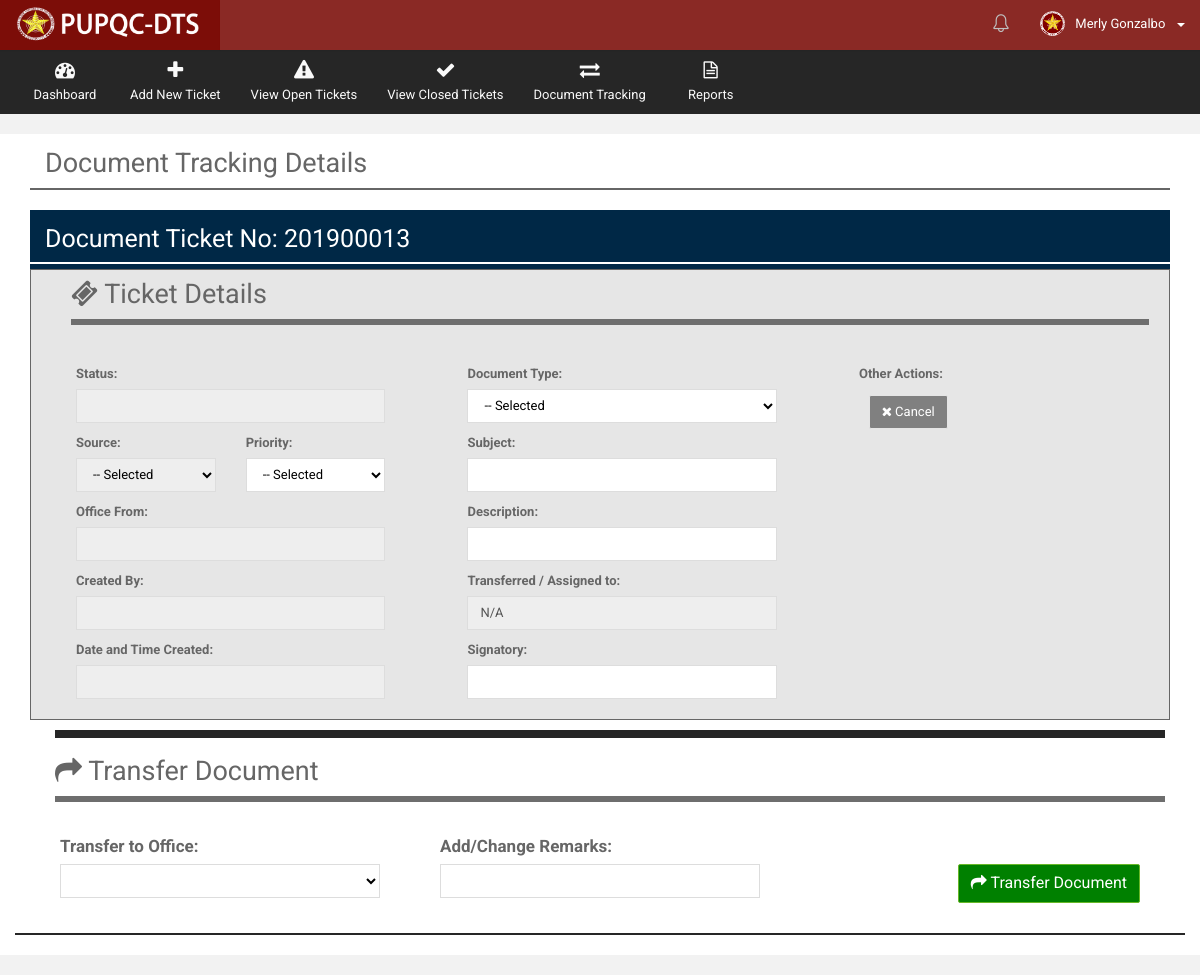
The page /Web/Department/views/open_ticket_review.php?getID=201900013 (signed in) on the database as committed earlier.
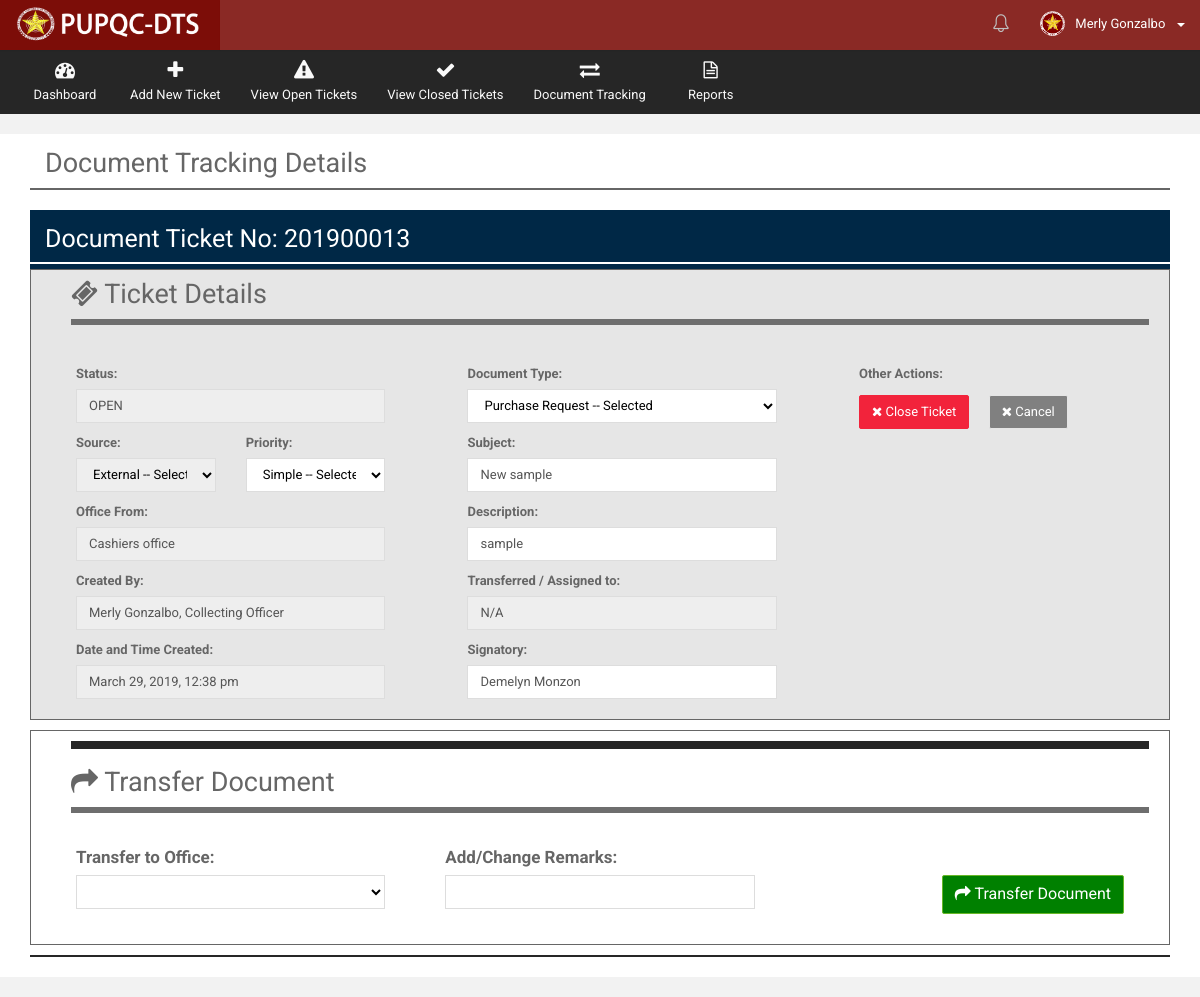
The same page on the database as committed later.
### tables this page shows
CREATE TABLE `t_document_track` (
  `docu_tr_ID` int(10) NOT NULL,
  `docu_tr_ticket_no` varchar(255) NOT NULL,
  `docu_tr_doctype` int(10) NOT NULL,
  `docu_tr_sourcetype` int(10) NOT NULL,
  `docu_tr_ext_source_desc` varchar(255) DEFAULT NULL,
  `docu_tr_prioritytype` int(10) NOT NULL,
  `docu_tr_count_date_process` varchar(10) NOT NULL,
  `docu_tr_from_office` int(10) NOT NULL,
  `docu_tr_to_office` int(10) DEFAULT NULL,
  `docu_tr_subject` varchar(255) NOT NULL,
  `docu_tr_desc` varchar(255) NOT NULL,
  `docu_tr_closing_remarks` varchar(255) DEFAULT NULL,
  `docu_tr_remarks` varchar(255) DEFAULT NULL,
  `docu_tr_asignatory` varchar(255) NOT NULL,
  `docu_tr_createdby` int(10) NOT NULL,
  `docu_tr_receiver` int(10) DEFAULT NULL,
  `docu_tr_sender` int(10) DEFAULT NULL,
  `docu_tr_closedby` int(10) DEFAULT NULL,
  `docu_tr_reopenedby` int(10) DEFAULT NULL,
  `docu_tr_receiving_stat` varchar(30) DEFAULT NULL,
  `docu_tr_date_create` date NOT NULL,
  `docu_tr_time_create` time NOT NULL,
  `docu_tr_date_sent` date DEFAULT NULL,
  `docu_tr_time_sent` time DEFAULT NULL,
  `docu_tr_date_received` date DEFAULT NULL,
  `docu_tr_time_received` time DEFAULT NULL,
  `docu_tr_date_done` date DEFAULT NULL,
  `docu_tr_time_done` time DEFAULT NULL,
  `docu_tr_date_reopened` date DEFAULT NULL,
  `docu_tr_time_reopened` time DEFAULT NULL,
  `docu_tr_status` varchar(20) NOT NULL DEFAULT 'OPEN',
  `docu_tr_overdue_stat` varchar(10) NOT NULL DEFAULT 'NO',
  `docu_tr_action` varchar(30) NOT NULL,
  `docu_tr_notif_stat` bit(1) NOT NULL DEFAULT b'1',
  `docu_tr_disp_stat` bit(1) NOT NULL DEFAULT b'1'
);

CREATE TABLE `r_source_type` (
  `source_ID` int(10) NOT NULL,
  `source_desc` varchar(50) NOT NULL,
  `source_stat` bit(1) NOT NULL DEFAULT b'1',
  `source_timestamp` datetime NOT NULL DEFAULT CURRENT_TIMESTAMP
);

CREATE TABLE `r_priority_type` (
  `priority_ID` int(10) NOT NULL,
  `priority_desc` varchar(50) NOT NULL,
  `priority_date_count` int(10) NOT NULL,
  `priority_stat` bit(1) NOT NULL DEFAULT b'1',
  `priority_timestamp` datetime NOT NULL DEFAULT CURRENT_TIMESTAMP
);

CREATE TABLE `r_office` (
  `office_ID` int(10) NOT NULL,
  `office_name` varchar(200) NOT NULL,
  `office_stat` bit(1) NOT NULL DEFAULT b'1',
  `office_timestamp` datetime NOT NULL DEFAULT CURRENT_TIMESTAMP
);

CREATE TABLE `t_employees` (
  `emp_ID` int(10) NOT NULL,
  `emp_lastname` varchar(100) NOT NULL,
  `emp_middlename` varchar(100) DEFAULT NULL,
  `emp_firstname` varchar(100) NOT NULL,
  `emp_office` int(10) NOT NULL,
  `emp_position` varchar(50) NOT NULL,
  `emp_picture` varchar(255) DEFAULT 'default.png',
  `emp_active_flag` bit(1) NOT NULL DEFAULT b'1',
  `emp_mod_date` datetime NOT NULL DEFAULT CURRENT_TIMESTAMP
);

CREATE TABLE `r_document_type` (
  `docutype_ID` int(10) NOT NULL,
  `docutype_desc` varchar(50) NOT NULL,
  `docutype_stat` bit(1) NOT NULL DEFAULT b'1',
  `docutype_timestamp` datetime NOT NULL DEFAULT CURRENT_TIMESTAMP
);

### Web/Department/views/get_view_details_docu_ticket.php (called while the page is built, shortened)
<?php
    include("../../../db_con.php");
    $view_query = mysqli_query($connection,"SELECT * FROM `t_document_track` AS DOCU
                                                   INNER JOIN `t_accounts` AS ACC
                                                   INNER JOIN `t_employees` AS EMP
                                                   INNER JOIN `r_document_type` AS TYPE
                                                   INNER JOIN `r_source_type` AS SRC
                                                   INNER JOIN `r_priority_type` AS PRIO
                                                   ON DOCU.docu_tr_createdby = ACC.acc_empID
                                                   and ACC.acc_empID = EMP.emp_ID
                                                   and TYPE.docutype_ID = DOCU.docu_tr_doctype
                                                   and SRC.source_ID = DOCU.docu_tr_sourcetype
                                                   and PRIO.priority_ID = DOCU.docu_tr_prioritytype
                                                   WHERE DOCU.docu_tr_ticket_no = '$docu_ticketno'");
    while($row = mysqli_fetch_array($view_query))
    {
        $docu_tr_ID = $row["docu_tr_ID"];
        $docu_tr_subject = $row["docu_tr_subject"];
        $docu_tr_desc = $row["docu_tr_desc"];
        $docu_tr_from_office = $row["docu_tr_from_office"];
        $docu_tr_status = $row["docu_tr_status"];
        $docu_tr_asignatory = $row["docu_tr_asignatory"];
        $docu_tr_createdby = $row["docu_tr_createdby"];
        $docutype_desc = $row['docutype_desc'];
        $source_desc = $row["source_desc"];
        $priority_desc = $row["priority_desc"];
        $docu_tr_typeID = $row['docu_tr_doctype'];
        $source_ID = $row["docu_tr_prioritytype"];
        $priority_ID = $row["docu_tr_sourcetype"];
        $docu_tr_date_create = new datetime($row["docu_tr_date_create"]);
        $docu_tr_time_create = new datetime($row["docu_tr_time_create"]);
        $date_create = $docu_tr_date_create->format('F d, Y');
        $time_create = $docu_tr_time_create->format('h:i a');
        $DTcreate = $date_create.', '.$time_create;
    }
    $getoffice_creator = mysqli_query($connection, "SELECT * FROM `r_office`
                                                    WHERE office_ID = '$docu_tr_from_office'");
    while($create_off_row = mysqli_fetch_array($getoffice_creator))
    {
      $created_office_name = $create_off_row["office_name"];
    }
      $getcreator = mysqli_query($connection, "SELECT * FROM `t_employees` AS EMP
                                                      INNER JOIN `r_office` AS OFF
                                                      ON EMP.emp_office = OFF.office_ID
                                                      INNER JOIN `t_accounts` AS ACC
                                                      ON ACC.acc_empID = EMP.emp_ID
                                              WHERE EMP.emp_ID = '$docu_tr_createdby'");
       while($creator_row = mysqli_fetch_array($getcreator))
       {
         $creator_fname = $creator_row["emp_firstname"];
         $creator_lname = $creator_row["emp_lastname"];
         $creator_position = $creator_row["emp_position"];
         $creator_compname = $creator_fname.' '.$creator_lname;
         $creator_disp = $creator_compname.', '.$creator_position;
       }
?>

### Web/Department/views/open_ticket_review.php (the view, shortened to what the changed rows need)
<?php
    include("../utilities/Header.php");
    include("../utilities/Notification.php");
    include("../utilities/Tables.php");
    if (isset($_GET['getID']))
    {
        $docu_ticketno = $_GET['getID'];
    }
?>
      <div class="wrapper row-offcanvas row-offcanvas-left">
       <div class="content">
          <section class="main-content">
             <div class="col-md-12">
               <div class="col-md-12">
                 <h2 style="margin-top: 15px">Document Tracking Details</h2>
               </div>
             </div>
            <?php include("../functionalities/ticket_num_generator.php");?>
            <div class="row" style="background-color: white">
              <div class="col-md-12">
                <div class="box-info">
                  <div class="col-md-12">
                    <?php include("get_view_details_docu_ticket.php");?>
                    <form action="../functionalities/document_tracking.php" method="POST">
                      <div class="col-md-12" style="background-color: #e6e6e6; border: 1px solid">
                          <div class="col-md-12" style="margin: 10px">
                              <h2><i class="fa fa-ticket"></i>   Ticket Details</h2>
                          </div>
                          <div class="col-md-4" style="margin-bottom: 10px; margin-right: 2%; ">
                               <div class="col-md-12" style="margin-bottom: 10px">
                                  <label><b>Status:</b></label>
                                  <input type="text" class="form-control" name="docu_status" value="<?php echo $docu_tr_status;?>" readonly/>
                               </div>
                               <div class="col-md-6" style="margin-bottom: 10px">
                                  <label><b>Source:</b></label>
                                  <select name="docu_sourcetypeID" class="form-control" style="color: black;" readonly>
                                     <option value="<?php echo $source_ID;?>" selected readonly><?php echo $source_desc;?> -- Selected</option>
                                  </select>
                               </div>
                               <div class="col-md-6" style="margin-bottom: 10px">
                                  <label><b>Priority:</b></label>
                                  <select  name="docu_priotypeID" class="form-control" style="color: black;">
                                    <option value="<?php echo $priority_ID?>" selected readonly><?php echo $priority_desc;?> -- Selected</option>
                                  </select>
                               </div>
                               <div class="col-md-12" style="margin-bottom: 10px">
                                  <label><b>Office From:</b></label>
                                  <input type="text" class="form-control" name="docu_off_fr" value="<?php echo $created_office_name;?>" readonly/>
                               </div>
                               <div class="col-md-12" style="margin-bottom: 10px">
                                  <label><b>Created By:</b></label>
                                  <input type="text" class="form-control" name="docu_createdby"  value="<?php echo $creator_disp;?>" readonly/>
                               </div>
                               <div class="col-md-12" style="margin-bottom: 10px">
                                  <label><b>Date and Time Created:</b></label>
                                  <input type="text" class="form-control" name="docu_date_created" value="<?php echo $DTcreate;?>" readonly/>
                               </div>
                          </div>
                          <div class="col-md-4" style="margin-bottom: 10px; margin-right: 2%; ">
                               <div class="col-md-12" style="margin-bottom: 10px">
                                  <label><b>Document Type:</b></label>
                                  <select  name="docu_docutypeID" class="form-control" style="color: black;">
                                     <option value="<?php echo $docu_tr_typeID;?>" selected readonly><?php echo $docutype_desc;?> -- Selected</option>
                                  </select>
                               </div>
                               <div class="col-md-12" style="margin-bottom: 10px">
                                  <label><b>Subject:</b></label>
                                  <input type="text" class="form-control" name="docu_subject" value="<?php echo $docu_tr_subject; ?>" />
                               </div>
                               <div class="col-md-12" style="margin-bottom: 10px">
                                  <label><b>Description:</b></label>
                                  <input type="text" class="form-control" name="docu_desc" value="<?php echo $docu_tr_desc;?>" />
                               </div>
                              <div class="col-md-12" style="margin-bottom: 10px">
                                 <label><b>Signatory:</b></label>
                                 <input type="text" class="form-control" name="docu_signatory" value="<?php echo $docu_tr_asignatory;?>" />
                              </div>
                          </div>
                          <div class="col-md-3" style="margin-bottom: 10px; ">
                               <div class="col-md-12" style="margin-bottom: 10px; text-align:left">
                                 <label><b>Other Actions:</b></label>
                                  <?php
                                        $document_stat = mysqli_query($connection,"SELECT docu_tr_status FROM `t_document_track`
                                                                                WHERE docu_tr_ID = '$docu_tr_ID' ");
                                              $action = mysqli_fetch_array($document_stat);
                                              $last_stat = $action[0];
                                              if($last_stat == "OPEN")
                                              {
                                               echo'
                                                      <a data-toggle="modal" href="#closing'.$docu_tr_ID.'" class="btn btn-danger" style="margin-top: 5px">
                                                      <i class="fa fa-times"></i>  Close Ticket</a>&nbsp;&nbsp;
                                                   ';
                                              }
                                  ?>
                                  <a href="ticket_review.php?getID=<?php echo $docu_ticketno?>" class="btn btn-default" style="background-color: gray; color: white; margin-top: 5px">
                                    <i class="fa fa-times"></i>  Cancel</a>
                               </div>
                          </div>
                      </div>
                      <?php
                            $document_stat = mysqli_query($connection,"SELECT docu_tr_status FROM `t_document_track`
                                                                    WHERE docu_tr_ID = '$docu_tr_ID' ");
                                  $action = mysqli_fetch_array($document_stat);
                                  $last_stat = $action[0];
                                  if($last_stat == "OPEN")
                                  {
                                   echo'
                                          <div class="col-md-12" style="border: 1px solid; margin-bottom: 10px; margin-top: 10px">
                                       ';
                                  }
                      ?>
                        <div class="col-md-12" style="margin: 10px">
                            <h2><i class="fa fa-share"></i>   Transfer Document</h2>
                        </div>
                      </div>
                  </div>
                </div>
              </div>
            </div>
          </section>
       </div>
      </div>
 <link type="text/css" rel="stylesheet" href="../../../resources-web/assets/plugins/bootstrap-wysihtml5/bootstrap3-wysihtml5.min.css">
</body>
</html>

Rows that differ between the two databases and show on the page:
added t_document_track: docu_status "OPEN", docu_sourcetypeID "External -- Selected", docu_priotypeID "Simple -- Selected", docu_date_created "March 29, 2019, 12:38 pm", docu_docutypeID "Purchase Request -- Selected", docu_subject "New sample", docu_desc "sample", docu_signatory "Demelyn Monzon"
now on this page (row unchanged): r_office: docu_off_fr "Cashiers office"
now on this page (row unchanged): t_employees: docu_createdby "Merly Gonzalbo, Collecting Officer"
Other text that changed with them:
form field docu_sourcetypeID: "-- Selected" → (not shown)
form field docu_priotypeID: "-- Selected" → (not shown)
form field docu_docutypeID: "-- Selected" → (not shown)
text now shown: "Close Ticket"
